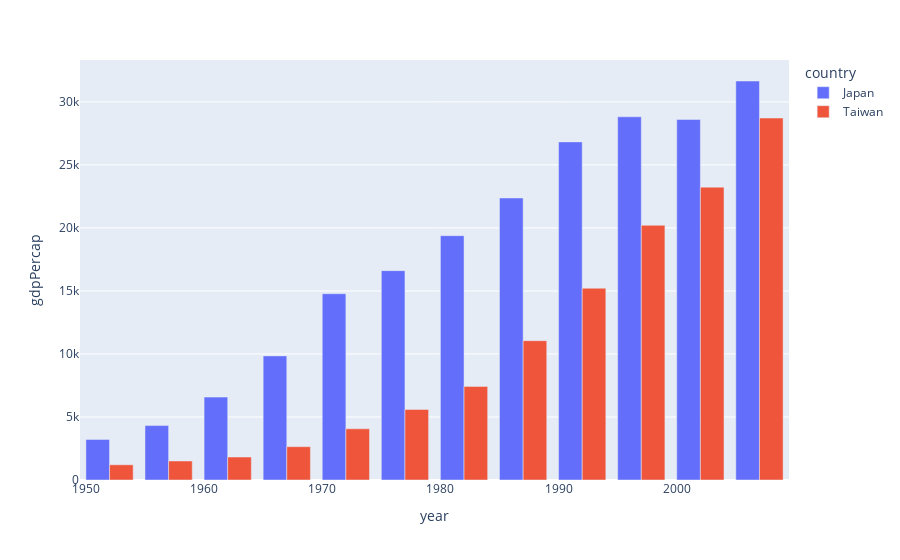

Source (notebook cell):
### Markdown cell above
- barmode="group"とすると列でグループ化した棒グラフを描画できます。

### Code cell
px.bar(gapminder_Japan_Taiwan ,x="year", y="gdpPercap", color="country", barmode="group")

### Figure 1 — Plotly figure (JSON) as saved in the notebook; plotly's stock layout.template omitted (floating-point values rounded to 4 significant figures)
{"data": [{"alignmentgroup": "True", "hovertemplate": "country=Japan<br>year=%{x}<br>gdpPercap=%{y}<extra></extra>", "legendgroup": "Japan", "marker": {"color": "#636efa", "pattern": {"shape": ""}}, "name": "Japan", "offsetgroup": "Japan", "orientation": "v", "showlegend": true, "textposition": "auto", "type": "bar", "x": [1952, 1957, 1962, 1967, 1972, 1977, 1982, 1987, 1992, 1997, 2002, 2007], "xaxis": "x", "y": [3217.0, 4318.0, 6577.0, 9848.0, 14780.0, 16610.0, 19380.0, 22380.0, 26820.0, 28820.0, 28600.0, 31660.0], "yaxis": "y"}, {"alignmentgroup": "True", "hovertemplate": "country=Taiwan<br>year=%{x}<br>gdpPercap=%{y}<extra></extra>", "legendgroup": "Taiwan", "marker": {"color": "#EF553B", "pattern": {"shape": ""}}, "name": "Taiwan", "offsetgroup": "Taiwan", "orientation": "v", "showlegend": true, "textposition": "auto", "type": "bar", "x": [1952, 1957, 1962, 1967, 1972, 1977, 1982, 1987, 1992, 1997, 2002, 2007], "xaxis": "x", "y": [1207.0, 1508.0, 1823.0, 2644.0, 4063.0, 5597.0, 7426.0, 11050.0, 15220.0, 20210.0, 23240.0, 28720.0], "yaxis": "y"}], "layout": {"barmode": "group", "legend": {"title": {"text": "country"}, "tracegroupgap": 0}, "margin": {"t": 60}, "xaxis": {"anchor": "y", "domain": [0, 1], "title": {"text": "year"}}, "yaxis": {"anchor": "x", "domain": [0, 1], "title": {"text": "gdpPercap"}}}}
